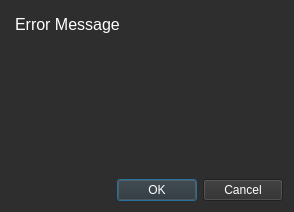
<?xml version="1.0" encoding="UTF-8"?>
<ui version="4.0">
 <class>Error</class>
 <widget class="QDialog" name="Error">
  <property name="geometry">
   <rect>
    <x>0</x>
    <y>0</y>
    <width>294</width>
    <height>212</height>
   </rect>
  </property>
  <property name="windowTitle">
   <string>Dialog</string>
  </property>
  <property name="styleSheet">
   <string notr="true">color: rgb(153, 153, 153);
background-color: rgb(46, 46, 46);</string>
  </property>
  <layout class="QVBoxLayout" name="verticalLayout">
   <item>
    <widget class="QPlainTextEdit" name="errorMessage">
     <property name="font">
      <font>
       <family>Segoe UI</family>
       <pointsize>12</pointsize>
      </font>
     </property>
     <property name="styleSheet">
      <string notr="true">color: rgb(255, 255, 255);</string>
     </property>
     <property name="frameShape">
      <enum>QFrame::NoFrame</enum>
     </property>
     <property name="frameShadow">
      <enum>QFrame::Plain</enum>
     </property>
     <property name="readOnly">
      <bool>true</bool>
     </property>
     <property name="plainText">
      <string>Error Message</string>
     </property>
    </widget>
   </item>
   <item>
    <widget class="QDialogButtonBox" name="buttonBox">
     <property name="styleSheet">
      <string notr="true">color: rgb(255, 255, 255);</string>
     </property>
     <property name="orientation">
      <enum>Qt::Horizontal</enum>
     </property>
     <property name="standardButtons">
      <set>QDialogButtonBox::Cancel|QDialogButtonBox::Ok</set>
     </property>
    </widget>
   </item>
  </layout>
 </widget>
 <resources/>
 <connections>
  <connection>
   <sender>buttonBox</sender>
   <signal>accepted()</signal>
   <receiver>Error</receiver>
   <slot>accept()</slot>
   <hints>
    <hint type="sourcelabel">
     <x>248</x>
     <y>254</y>
    </hint>
    <hint type="destinationlabel">
     <x>157</x>
     <y>274</y>
    </hint>
   </hints>
  </connection>
  <connection>
   <sender>buttonBox</sender>
   <signal>rejected()</signal>
   <receiver>Error</receiver>
   <slot>reject()</slot>
   <hints>
    <hint type="sourcelabel">
     <x>316</x>
     <y>260</y>
    </hint>
    <hint type="destinationlabel">
     <x>286</x>
     <y>274</y>
    </hint>
   </hints>
  </connection>
 </connections>
</ui>
